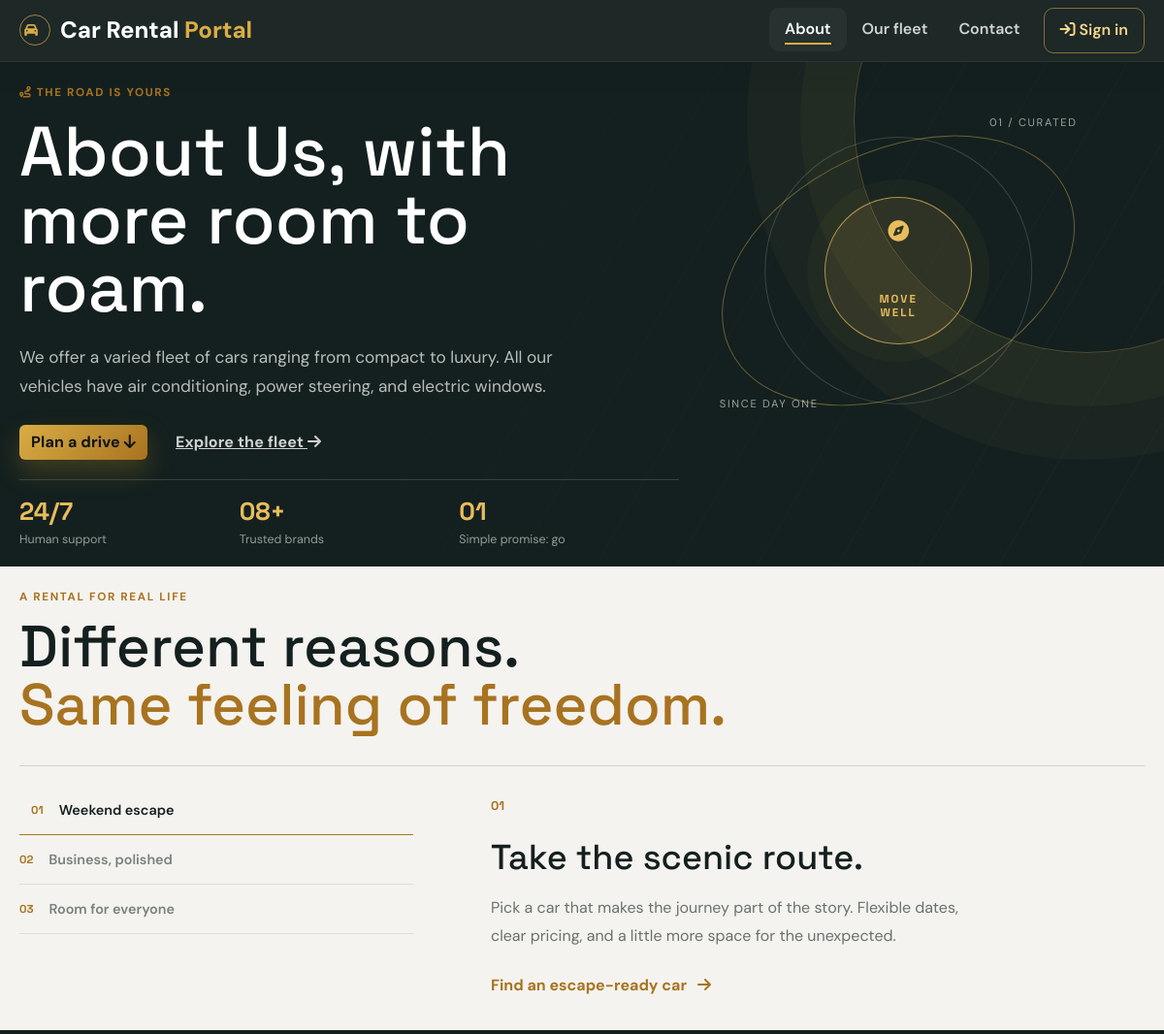
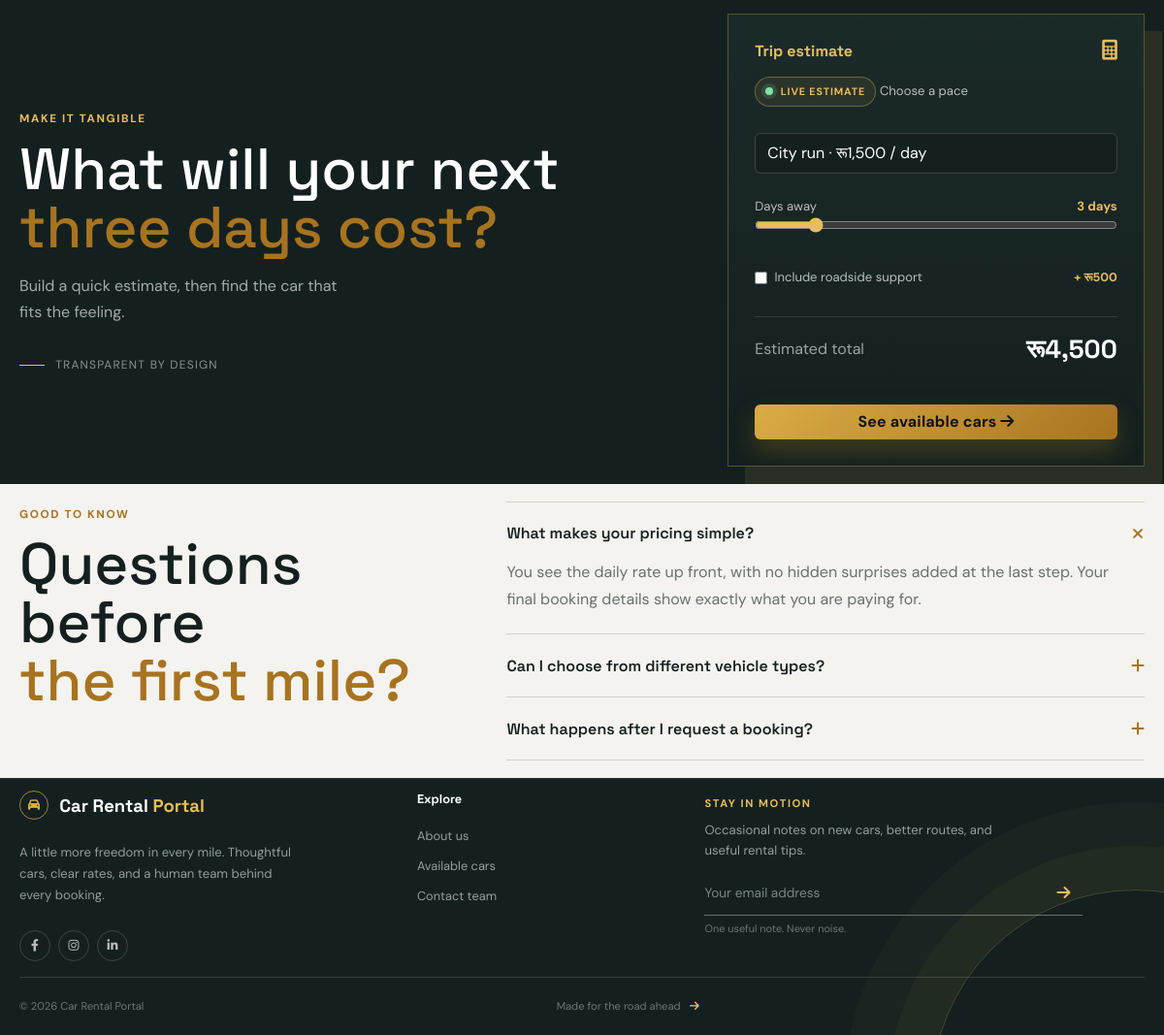
Page /about.php on the committed database (2 pictures, top to bottom).
### tables this page shows
CREATE TABLE tblpages (
  id INT(11) NOT NULL AUTO_INCREMENT,
  PageName VARCHAR(255) DEFAULT NULL,
  type VARCHAR(255) NOT NULL,
  detail TEXT NOT NULL,
  PRIMARY KEY (id)
);

### about.php (the view, shortened to what this page needs)
<?php
require_once 'includes/header.php';
require_once 'includes/config.php';
$result = $conn->query("SELECT * FROM tblpages WHERE type='aboutus' LIMIT 1");
$row = $result ? $result->fetch_assoc() : null;
$aboutTitle = trim($row['PageName'] ?? 'About Us');
$aboutDetail = trim($row['detail'] ?? 'A better way to move through your city, on your own terms.');
?>
<main class="about-page">
    <section class="about-hero">
        <div class="container">
            <div class="about-hero__grid">
                <div class="about-hero__copy">
                    <span class="eyebrow"><i class="fas fa-route"></i> The road is yours</span>
                    <h1><?= htmlspecialchars($aboutTitle) ?>, with more room to roam.</h1>
                    <p class="about-hero__lead"><?= nl2br(htmlspecialchars($aboutDetail)) ?></p>
                    <div class="about-hero__actions">
                        <a href="#trip-planner" class="btn btn-primary">Plan a drive <i class="fas fa-arrow-down"></i></a>
                        <a href="<?= SITEURL ?>car-listing.php" class="btn btn-link">Explore the fleet <i class="fas fa-arrow-right"></i></a>
                    </div>
                </div>
                <div class="about-hero__signal" aria-label="Car Rental Portal highlights">
                    <div class="signal-orbit signal-orbit--outer"></div>
                    <div class="signal-orbit signal-orbit--inner"></div>
                    <div class="signal-core"><i class="fas fa-compass"></i><span>MOVE<br>WELL</span></div>
                    <span class="signal-note signal-note--top">01 / Curated</span>
                    <span class="signal-note signal-note--bottom">Since day one</span>
                </div>
            </div>
            <div class="about-stats" aria-label="Our service promises">
                <div><strong>24/7</strong><span>Human support</span></div>
                <div><strong>08+</strong><span>Trusted brands</span></div>
                <div><strong>01</strong><span>Simple promise: go</span></div>
            </div>
        </div>
    </section>
    <section class="about-section about-section--light about-section--reasons">
        <div class="container">
            <div class="section-heading about-heading"><span class="eyebrow">A rental for real life</span><h2>Different reasons.<br><em>Same feeling of freedom.</em></h2></div>
            <div class="about-tabs" data-about-tabs>
                <div class="about-tabs__nav" role="tablist" aria-label="Choose your kind of drive">
                    <button class="about-tab is-active" type="button" role="tab" aria-selected="true" data-about-tab="weekend"><span>01</span> Weekend escape</button>
                    <button class="about-tab" type="button" role="tab" aria-selected="false" data-about-tab="business"><span>02</span> Business, polished</button>
                    <button class="about-tab" type="button" role="tab" aria-selected="false" data-about-tab="family"><span>03</span> Room for everyone</button>
                </div>
                <div class="about-tabs__content">
                    <article class="about-tab-panel is-active" data-about-panel="weekend">
                        <span class="about-tab-panel__number">01</span><h3>Take the scenic route.</h3><p>Pick a car that makes the journey part of the story. Flexible dates, clear pricing, and a little more space for the unexpected.</p><a href="<?= SITEURL ?>car-listing.php" class="text-link">Find an escape-ready car <i class="fas fa-arrow-right"></i></a>
                    </article>
                </div>
            </div>
        </div>
    </section>
    <section class="about-section about-section--dark about-section--planner" id="trip-planner">
        <div class="container">
            <div class="planner-grid">
                <div>
                    <span class="eyebrow">Make it tangible</span>
                    <h2>What will your next<br><em>three days cost?</em></h2>
                    <p>Build a quick estimate, then find the car that fits the feeling.</p>
                    <div class="planner-marker"><span></span> Transparent by design</div>
                </div>
                <div class="planner-tool" data-trip-planner>
                    <div class="planner-tool__top"><span>Trip estimate</span><i class="fas fa-calculator"></i></div>
                    <div class="planner-tag"><span class="planner-tag__dot"></span>Live estimate</div>
                    <label for="planner-car">Choose a pace</label>
                    <select id="planner-car" class="form-select" data-planner-rate>
                        <option value="1500">City run · रू1,500 / day</option>
                    </select>
                    <div class="planner-days"><label for="planner-days">Days away</label><output data-planner-days-output>3 days</output></div>
                    <input id="planner-days" type="range" min="1" max="14" value="3" data-planner-days>
                    <label class="planner-check"><input type="checkbox" data-planner-support> <span>Include roadside support</span><strong>+ रू500</strong></label>
                    <div class="planner-total"><span>Estimated total</span><strong data-planner-total>रू4,500</strong></div>
                    <a href="<?= SITEURL ?>car-listing.php" class="btn btn-primary w-100">See available cars <i class="fas fa-arrow-right"></i></a>
                </div>
            </div>
        </div>
    </section>
    <section class="about-section about-section--light about-section--faq about-faq">
        <div class="container about-faq__grid">
            <div class="section-heading about-heading"><span class="eyebrow">Good to know</span><h2>Questions before<br><em>the first mile?</em></h2></div>
            <div class="about-accordion">
                <details open><summary>What makes your pricing simple?<i class="fas fa-plus"></i></summary><p>You see the daily rate up front, with no hidden surprises added at the last step. Your final booking details show exactly what you are paying for.</p></details>
                <details><summary>Can I choose from different vehicle types?<i class="fas fa-plus"></i></summary></details>
                <details><summary>What happens after I request a booking?<i class="fas fa-plus"></i></summary></details>
            </div>
        </div>
    </section>
</main>
<?php require_once 'includes/footer.php'; ?>

### rows in the picture
tblpages: PageName "About Us", detail "We offer a varied fleet of cars ranging from compact to luxury. All our vehicles have air conditioning, power steering, and electric windows."
